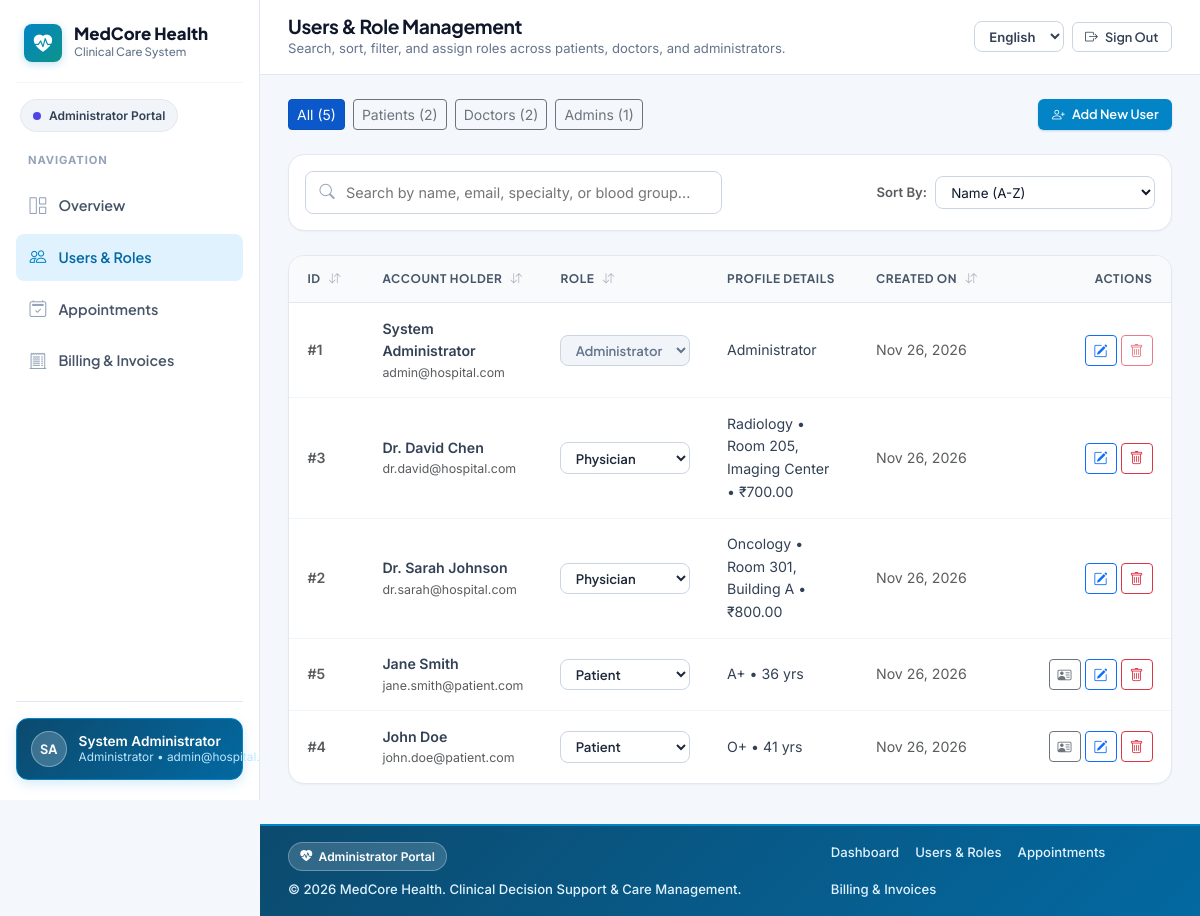
/admin/manage_users.php (signed in), run on the app's committed database.
### tables this page shows
CREATE TABLE `users` (
    `id` INT NOT NULL AUTO_INCREMENT,
    `name` VARCHAR(255) NOT NULL,
    `email` VARCHAR(255) NOT NULL,
    `password_hash` VARCHAR(255) NOT NULL,
    `role` ENUM('admin', 'doctor', 'patient') NOT NULL,
    `created_at` TIMESTAMP DEFAULT CURRENT_TIMESTAMP,
    PRIMARY KEY (`id`),
    UNIQUE KEY `email` (`email`),
    INDEX `idx_role` (`role`),
    INDEX `idx_created_at` (`created_at`)
);

CREATE TABLE `doctor_profiles` (
    `id` INT NOT NULL AUTO_INCREMENT,
    `user_id` INT NOT NULL,
    `specialization` VARCHAR(255) NOT NULL,
    `room_number` VARCHAR(50) NOT NULL,
    `consultation_fee` DECIMAL(10,2) NOT NULL,
    PRIMARY KEY (`id`),
    FOREIGN KEY (`user_id`) REFERENCES `users`(`id`) ON DELETE CASCADE,
    INDEX `idx_user_id` (`user_id`),
    INDEX `idx_specialization` (`specialization`)
);

CREATE TABLE `patient_profiles` (
    `id` INT NOT NULL AUTO_INCREMENT,
    `user_id` INT NOT NULL,
    `dob` DATE NOT NULL,
    `gender` ENUM('Male', 'Female', 'Other') NOT NULL,
    `blood_group` VARCHAR(5) NOT NULL,
    `chronic_conditions` TEXT,
    `contact_number` VARCHAR(20) NOT NULL,
    PRIMARY KEY (`id`),
    FOREIGN KEY (`user_id`) REFERENCES `users`(`id`) ON DELETE CASCADE,
    INDEX `idx_user_id` (`user_id`),
    INDEX `idx_blood_group` (`blood_group`)
);

### includes/i18n.php (called while the page is built, shortened)
<?php
function getCurrentLang() {
    static $resolved = null;
    if ($resolved !== null) {
        return $resolved;
    }
    $lang = 'en';
    $resolved = $lang;
    return $resolved;
}
function loadTranslations($lang = null) {
    static $cache = [];
    $lang = $lang ?: getCurrentLang();
    if (!isset($cache['en'])) {
        $enFile = __DIR__ . '/lang/en.php';
        $cache['en'] = file_exists($enFile) ? require $enFile : [];
    }
    if ($lang === 'en') {
        return $cache['en'];
    }
    return $cache[$lang];
}
function t($key, $params = []) {
    $lang = getCurrentLang();
    $dict = loadTranslations($lang);
    $fallback = loadTranslations('en');
    $text = $dict[$key] ?? $fallback[$key] ?? $key;
    return $text;
}
function e_t($key, $params = []) {
    return htmlspecialchars(t($key, $params), ENT_QUOTES, 'UTF-8');
}

### config/db.php (called while the page is built, shortened)
<?php
require_once __DIR__ . '/../includes/i18n.php';
function formatCurrency($amount) {
    $val = round((float)$amount, 2);
    $neg = $val < 0 ? '-' : '';
    $abs = abs($val);
    $parts = explode('.', number_format($abs, 2, '.', ''));
    $intPart = $parts[0];
    $decPart = $parts[1] ?? '00';
    if (strlen($intPart) > 3) {
        $last3 = substr($intPart, -3);
        $rest = substr($intPart, 0, -3);
        $rest = preg_replace('/\B(?=(\d{2})+(?!\d))/', ',', $rest);
        $formattedInt = $rest . ',' . $last3;
    } else {
        $formattedInt = $intPart;
    }
    return $neg . '₹' . $formattedInt . '.' . $decPart;
}
function getCurrentUserId() {
    return isset($_SESSION['user_id']) ? intval($_SESSION['user_id']) : null;
}
function formatDate($date, $format = 'M d, Y') {
    $timestamp = is_numeric($date) ? (int)$date : strtotime($date);
    return date($format, $timestamp);
}
function calculateAge($dob) {
    try {
        $birthDate = new DateTime($dob);
        $today = new DateTime();
        return $today->diff($birthDate)->y;
    } catch (Exception $e) {
        return '--';
    }
}

### admin/manage_users.php (the view, shortened to what this page needs)
<?php
require_once __DIR__ . '/../config/db.php';
$currentAdminId = getCurrentUserId();
$users = [];
try {
    $pdo = getDBConnection();
    $users = $pdo->query("
        SELECT u.id, u.name, u.email, u.role, u.created_at,
               pp.blood_group, pp.dob, pp.contact_number,
               dp.specialization, dp.room_number, dp.consultation_fee
        FROM users u
        LEFT JOIN patient_profiles pp ON u.id = pp.user_id
        LEFT JOIN doctor_profiles dp ON u.id = dp.user_id
        ORDER BY u.role ASC, u.name ASC
    ")->fetchAll();
} catch (PDOException $e) {
    error_log("Manage Users Error: " . $e->getMessage());
    $error = t('msg_error');
}
include __DIR__ . '/../includes/portal_header.php';
?>
<div class="d-flex flex-wrap justify-content-between align-items-center gap-3 mb-4">
    <div class="d-flex flex-wrap gap-2">
        <button type="button" class="btn btn-sm btn-primary filter-role-btn active" onclick="filterRole('all', this)">
            <?php echo e_t('label_all'); ?> (<?php echo count($users); ?>)
        </button>
        <button type="button" class="btn btn-sm btn-outline-secondary filter-role-btn" onclick="filterRole('patient', this)">
            <?php echo e_t('filter_patients'); ?> (<?php echo count(array_filter($users, fn($u) => $u['role'] === 'patient')); ?>)
        </button>
        <button type="button" class="btn btn-sm btn-outline-secondary filter-role-btn" onclick="filterRole('doctor', this)">
            <?php echo e_t('filter_doctors'); ?> (<?php echo count(array_filter($users, fn($u) => $u['role'] === 'doctor')); ?>)
        </button>
        <button type="button" class="btn btn-sm btn-outline-secondary filter-role-btn" onclick="filterRole('admin', this)">
            <?php echo e_t('filter_admins'); ?> (<?php echo count(array_filter($users, fn($u) => $u['role'] === 'admin')); ?>)
        </button>
    </div>
    <button type="button" class="btn-modern btn-modern-primary btn-modern-sm" data-bs-toggle="modal" data-bs-target="#addUserModal">
        <i class="bi bi-person-plus"></i> <?php echo e_t('btn_add_user'); ?>
    </button>
</div>
<div class="card-modern p-3 mb-4">
    <div class="row g-3 align-items-center">
        <div class="col-md-6">
            <div class="input-group-modern">
                <input type="text" class="form-control-modern" id="userSearchInput" placeholder="<?php echo e_t('ph_search_users'); ?>" onkeyup="applyUserFilters()">
            </div>
        </div>
        <div class="col-md-6 d-flex align-items-center justify-content-md-end gap-2">
            <label for="userSortSelect" class="small text-muted fw-semibold mb-0"><?php echo e_t('label_sort_by'); ?></label>
            <select id="userSortSelect" class="form-select-modern form-select-sm" style="max-width: 220px;" onchange="sortTableBySelect('usersTable', this)">
                <option value="1:text:asc"><?php echo e_t('sort_name_asc'); ?></option>
            </select>
        </div>
    </div>
</div>
<div class="card-modern">
    <div class="card-body-modern p-0">
        <div class="table-responsive">
            <table class="table-modern" id="usersTable">
                <thead>
                    <tr>
                        <th class="sortable-th" onclick="sortTable('usersTable', 0, 'number')" style="width: 75px;"><?php echo e_t('col_id'); ?> <span class="sort-indicator"><i class="bi bi-arrow-down-up"></i></span></th>
                        <th class="sortable-th" onclick="sortTable('usersTable', 1, 'text')"><?php echo e_t('col_account_holder'); ?> <span class="sort-indicator"><i class="bi bi-arrow-down-up"></i></span></th>
                        <th class="sortable-th" onclick="sortTable('usersTable', 2, 'text')"><?php echo e_t('col_role'); ?> <span class="sort-indicator"><i class="bi bi-arrow-down-up"></i></span></th>
                        <th><?php echo e_t('col_profile_details'); ?></th>
                        <th class="sortable-th" onclick="sortTable('usersTable', 4, 'date')"><?php echo e_t('col_created_on'); ?> <span class="sort-indicator"><i class="bi bi-arrow-down-up"></i></span></th>
                        <th class="text-end" style="width: 175px;"><?php echo e_t('label_actions'); ?></th>
                    </tr>
                </thead>
                <tbody>
                    <?php foreach ($users as $user): ?>
                        <?php
                            $isSelf = (int)$user['id'] === $currentAdminId;
                            if ($user['role'] === 'patient') {
                                $age = !empty($user['dob']) ? calculateAge($user['dob']) : '--';
                                $profileSummary = trim(($user['blood_group'] ? $user['blood_group'] : '') . ($age !== '--' ? ' • ' . $age . ' ' . t('label_yrs') : ''));
                            } elseif ($user['role'] === 'doctor') {
                                $profileSummary = trim(($user['specialization'] ?: 'General') . ($user['room_number'] ? ' • ' . $user['room_number'] : '') . ' • ' . formatCurrency($user['consultation_fee'] ?? 0));
                            } else {
                                $profileSummary = t('role_admin');
                            }
                        ?>
                        <tr class="user-row" data-role="<?php echo htmlspecialchars($user['role']); ?>">
                            <td data-sort="<?php echo (int)$user['id']; ?>" class="fw-semibold text-muted small">#<?php echo (int)$user['id']; ?></td>
                            <td data-sort="<?php echo htmlspecialchars($user['name']); ?>">
                                <div class="fw-semibold text-slate-900"><?php echo htmlspecialchars($user['name']); ?></div>
                                <div class="extra-small text-muted"><?php echo htmlspecialchars($user['email']); ?></div>
                            </td>
                            <td data-sort="<?php echo htmlspecialchars($user['role']); ?>">
                                <select class="role-select-inline"
                                        aria-label="Role for <?php echo htmlspecialchars($user['name']); ?>"
                                        data-current-role="<?php echo htmlspecialchars($user['role']); ?>"
                                        <?php echo $isSelf ? 'disabled' : ''; ?>
                                        onchange="changeUserRole(<?php echo (int)$user['id']; ?>, this)">
                                    <option value="patient" <?php echo $user['role'] === 'patient' ? 'selected' : ''; ?>><?php echo e_t('role_patient'); ?></option>
                                    <option value="doctor" <?php echo $user['role'] === 'doctor' ? 'selected' : ''; ?>><?php echo e_t('role_doctor'); ?></option>
                                    <option value="admin" <?php echo $user['role'] === 'admin' ? 'selected' : ''; ?>><?php echo e_t('role_admin'); ?></option>
                                </select>
                            </td>
                            <td class="small text-slate-700"><?php echo htmlspecialchars($profileSummary); ?></td>
                            <td data-sort="<?php echo htmlspecialchars($user['created_at']); ?>" class="small text-muted">
                                <?php echo formatDate($user['created_at']); ?>
                            </td>
                            <td class="text-end">
                                <div class="d-inline-flex gap-1">
                                    <?php if ($user['role'] === 'patient'): ?>
                                        <a href="<?php echo BASE_URL; ?>/patient/profile.php?id=<?php echo (int)$user['id']; ?>" class="btn btn-sm btn-outline-secondary" title="<?php echo e_t('btn_view_profile'); ?>">
                                            <i class="bi bi-person-vcard"></i>
                                        </a>
                                    <?php endif; ?>
                                    <button type="button" class="btn btn-sm btn-outline-primary" onclick="editUser(<?php echo (int)$user['id']; ?>)" title="<?php echo e_t('modal_edit_user'); ?>">
                                        <i class="bi bi-pencil-square"></i>
                                    </button>
                                    <button type="button" class="btn btn-sm btn-outline-danger" onclick="deleteUser(<?php echo (int)$user['id']; ?>)" <?php echo $isSelf ? 'disabled' : ''; ?>>
                                        <i class="bi bi-trash"></i>
                                    </button>
                                </div>
                            </td>
                        </tr>
                    <?php endforeach; ?>
                </tbody>
            </table>
        </div>
    </div>
</div>
<?php
include __DIR__ . '/../includes/portal_footer.php';
?>

### data on the page
users: id "1", name "System Administrator", email "admin@hospital.com", role+name+id "Administrator", profileSummary "Administrator", created_at "Nov 26, 2026"
doctor_profiles: user "3", user.name "Dr. David Chen", user.email "dr.david@hospital.com", user.role "Physician", profileSummary "Radiology • Room 205, Imaging Center • ₹700.00", user.created_at "Nov 26, 2026"
doctor_profiles: user "2", user.name "Dr. Sarah Johnson", user.email "dr.sarah@hospital.com", user.role "Physician", profileSummary "Oncology • Room 301, Building A • ₹800.00", user.created_at "Nov 26, 2026"
patient_profiles: user "5", user.name "Jane Smith", user.email "jane.smith@patient.com", user.role "Patient", profileSummary "A+ • 36 yrs", user.created_at "Nov 26, 2026"
patient_profiles: user "4", user.name "John Doe", user.email "john.doe@patient.com", user.role "Patient", profileSummary "O+ • 41 yrs", user.created_at "Nov 26, 2026"

### other printed values
e_t('app_name') "MedCore Health"
e_t('clinical_care_system') "Clinical Care System"
$__portalLabel "Administrator Portal"
e_t('nav_navigation') "NAVIGATION"
$__item['label'] "Overview"
$__item['label'] "Users & Roles"
$__item['label'] "Appointments"
$__item['label'] "Billing & Invoices"
$__initials "SA"
$__userName "System Administrator"
$__roleLabel "Administrator"
$page_title "Users & Role Management"
$page_subtitle "Search, sort, filter, and assign roles across patients, doctors, and administrators."
e_t('nav_sign_out') "Sign Out"
e_t('label_all') "All"
